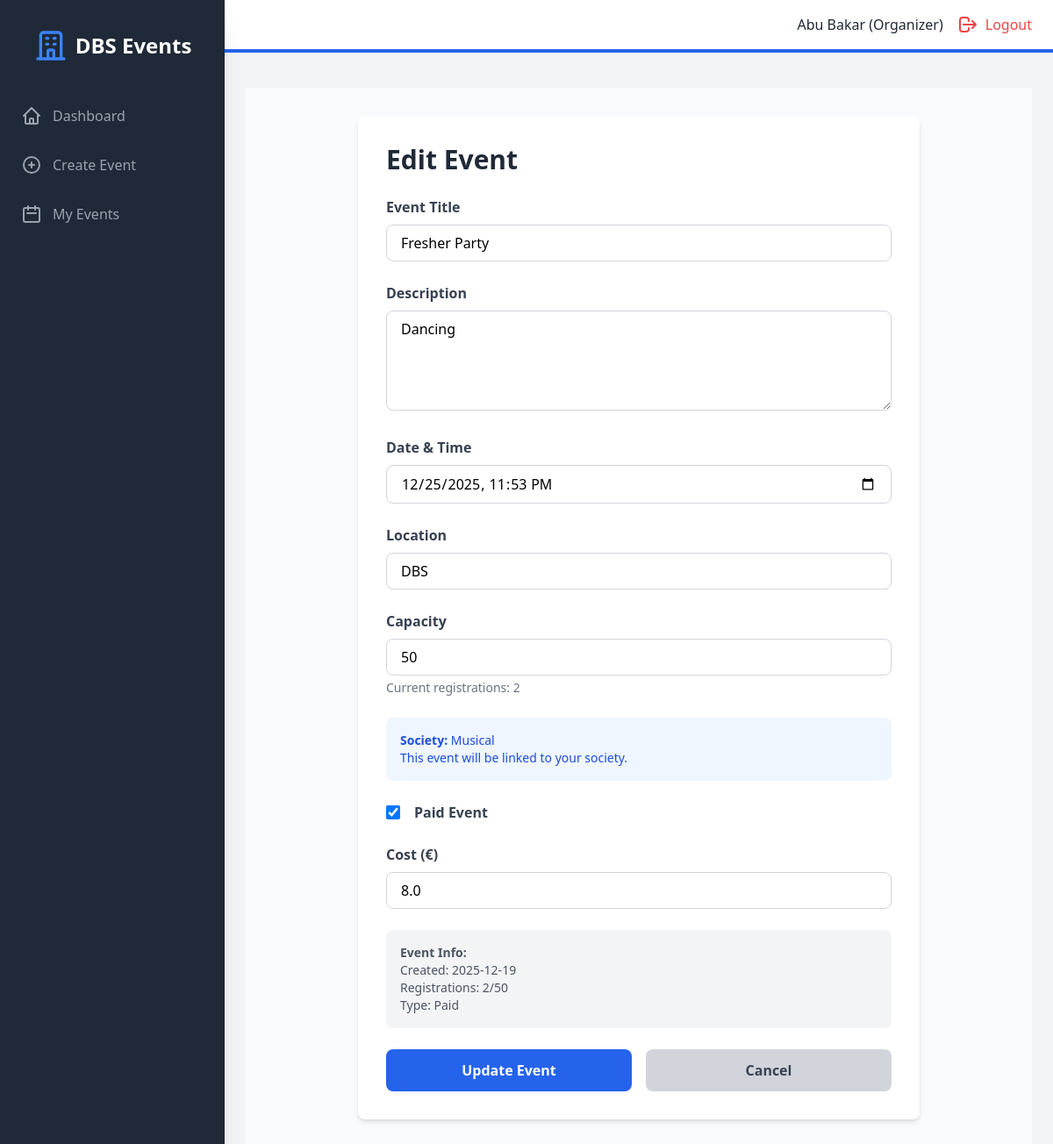
Page /organizer/edit-event/3 (signed in) on the committed database.
### models.py (models this page shows, shortened)
class User(UserMixin, db.Model):
    id = db.Column(db.Integer, primary_key=True)
    student_number = db.Column(db.String(50), unique=True, nullable=True)
    email = db.Column(db.String(120), unique=True, nullable=False)
    password_hash = db.Column(db.String(200), nullable=False)
    name = db.Column(db.String(100), nullable=False)
    role = db.Column(db.String(20), nullable=False)  # superadmin, organizer, student
    created_at = db.Column(db.DateTime, default=datetime.utcnow)
    societies = db.relationship('Society', backref='head', lazy=True)
    events_created = db.relationship('Event', backref='creator', lazy=True)
    registrations = db.relationship('Registration', backref='student', lazy=True)

class Event(db.Model):
    id = db.Column(db.Integer, primary_key=True)
    title = db.Column(db.String(200), nullable=False)
    description = db.Column(db.Text, nullable=True)
    event_date = db.Column(db.DateTime, nullable=False)
    location = db.Column(db.String(200), nullable=False)
    capacity = db.Column(db.Integer, nullable=False)
    is_paid = db.Column(db.Boolean, default=False)
    cost = db.Column(db.Float, default=0.0)
    society_id = db.Column(db.Integer, db.ForeignKey('society.id'), nullable=True)
    created_by = db.Column(db.Integer, db.ForeignKey('user.id'), nullable=False)
    created_at = db.Column(db.DateTime, default=datetime.utcnow)
    registrations = db.relationship('Registration', backref='event', lazy=True, cascade='all, delete-orphan')

class Society(db.Model):
    id = db.Column(db.Integer, primary_key=True)
    name = db.Column(db.String(100), nullable=False, unique=True)
    description = db.Column(db.Text, nullable=True)
    society_head_id = db.Column(db.Integer, db.ForeignKey('user.id'), nullable=False)
    created_at = db.Column(db.DateTime, default=datetime.utcnow)
    events = db.relationship('Event', backref='society', lazy=True)

### backend/routes/organizer.py (the view, shortened to what this page needs)
@organizer_bp.route("/organizer/edit-event/<int:event_id>", methods=["GET", "POST"], endpoint="organizer_edit_event")
@organizer_required
def organizer_edit_event(event_id):
    event = Event.query.get_or_404(event_id)
    if event.created_by != current_user.id:
        flash("Access denied. You can only edit your own events.", "danger")
        return redirect(url_for("organizer.organizer_events"))
    society = Society.query.filter_by(society_head_id=current_user.id).first()
    return render_template("organizer/edit_event.html", event=event, society=society)

### backend/main.py (called while the page is built)
@login_manager.user_loader
def load_user(user_id):
    return User.query.get(int(user_id))

### frontend/templates/organizer/edit_event.html (shortened to what this page needs)
{% extends "base.html" %}
{% block auth_content %}
<div class="min-h-screen bg-gray-50 py-8">
    <div class="max-w-2xl mx-auto px-4">
        <div class="bg-white rounded-lg shadow-md p-8">
            <h2 class="text-3xl font-bold text-gray-800 mb-6">Edit Event</h2>
            <form method="POST" action="{{ url_for('organizer.organizer_edit_event', event_id=event.id) }}">
                <div class="space-y-6">
                    <div>
                        <label for="title" class="block text-gray-700 font-semibold mb-2">Event Title</label>
                        <input type="text" id="title" name="title" value="{{ event.title }}" required
                               class="w-full px-4 py-2 border border-gray-300 rounded-lg focus:ring-2 focus:ring-blue-500 focus:border-transparent">
                    </div>
                    <div>
                        <label for="description" class="block text-gray-700 font-semibold mb-2">Description</label>
                        <textarea id="description" name="description" rows="4" required
                                  class="w-full px-4 py-2 border border-gray-300 rounded-lg focus:ring-2 focus:ring-blue-500 focus:border-transparent">{{ event.description or '' }}</textarea>
                    </div>
                    <div>
                        <label for="event_date" class="block text-gray-700 font-semibold mb-2">Date & Time</label>
                        <input type="datetime-local" id="event_date" name="event_date"
                               value="{{ event.event_date.strftime('%Y-%m-%dT%H:%M') }}" required
                               class="w-full px-4 py-2 border border-gray-300 rounded-lg focus:ring-2 focus:ring-blue-500 focus:border-transparent">
                    </div>
                    <div>
                        <label for="location" class="block text-gray-700 font-semibold mb-2">Location</label>
                        <input type="text" id="location" name="location" value="{{ event.location }}" required
                               class="w-full px-4 py-2 border border-gray-300 rounded-lg focus:ring-2 focus:ring-blue-500 focus:border-transparent">
                    </div>
                    <div>
                        <label for="capacity" class="block text-gray-700 font-semibold mb-2">Capacity</label>
                        <input type="number" id="capacity" name="capacity" value="{{ event.capacity }}" min="1" required
                               class="w-full px-4 py-2 border border-gray-300 rounded-lg focus:ring-2 focus:ring-blue-500 focus:border-transparent">
                        <p class="text-sm text-gray-500 mt-1">Current registrations: {{ event.registrations|length }}</p>
                    </div>
                    {% if society %}
                    <div class="bg-blue-50 p-4 rounded-lg">
                        <p class="text-sm text-blue-700">
                            <strong>Society:</strong> {{ society.name }}<br>
                            This event will be linked to your society.
                        </p>
                    </div>
                    {% endif %}
                    <div class="flex items-center space-x-4">
                        <input type="checkbox" id="is_paid" name="is_paid" {% if event.is_paid %}checked{% endif %}
                               class="w-4 h-4 text-blue-600 border-gray-300 rounded focus:ring-blue-500">
                        <label for="is_paid" class="text-gray-700 font-semibold">Paid Event</label>
                    </div>
                    <div id="cost_field" class="{% if not event.is_paid %}hidden{% endif %}">
                        <label for="cost" class="block text-gray-700 font-semibold mb-2">Cost (€)</label>
                        <input type="number" id="cost" name="cost" value="{{ event.cost }}" min="0" step="0.01"
                               class="w-full px-4 py-2 border border-gray-300 rounded-lg focus:ring-2 focus:ring-blue-500 focus:border-transparent">
                    </div>
                    <div class="bg-gray-100 p-4 rounded-lg">
                        <p class="text-sm text-gray-600">
                            <strong>Event Info:</strong><br>
                            Created: {{ event.created_at.strftime('%Y-%m-%d') if event.created_at else 'N/A' }}<br>
                            Registrations: {{ event.registrations|length }}/{{ event.capacity }}<br>
                            Type: {{ 'Paid' if event.is_paid else 'Free' }}
                        </p>
                    </div>
                    <div class="flex space-x-4">
                        <button type="submit" class="flex-1 bg-blue-600 text-white py-3 px-6 rounded-lg font-semibold hover:bg-blue-700 transition">
                            Update Event
                        </button>
                        <a href="{{ url_for('organizer.organizer_events') }}" class="flex-1 bg-gray-300 text-gray-700 py-3 px-6 rounded-lg font-semibold hover:bg-gray-400 transition text-center">
                            Cancel
                        </a>
                    </div>
                </div>
            </form>
        </div>
    </div>
</div>
{% endblock %}

### frontend/templates/base.html (shortened to what this page needs)
<!DOCTYPE html>
<html lang="en">
<head>
    <script src="https://cdn.tailwindcss.com"></script>
    <link rel="stylesheet" href="{{ url_for('static', filename='css/style.css') }}">
</head>
<body class="bg-gray-100">
    {% if current_user.is_authenticated %}
    <div class="flex h-screen bg-gray-100">
        <div id="sidebar" class="sidebar fixed inset-y-0 left-0 z-30 w-64 bg-gray-800 overflow-y-auto transition duration-300 ease-out md:translate-x-0 md:static md:shadow-xl sidebar-closed">
            <div class="flex items-center justify-center mt-8">
                <div class="flex items-center">
                    <svg class="h-10 w-10 text-blue-500" fill="none" stroke="currentColor" viewBox="0 0 24 24">
                        <path stroke-linecap="round" stroke-linejoin="round" stroke-width="2" d="M19 21V5a2 2 0 00-2-2H7a2 2 0 00-2 2v16m14 0h2m-2 0h-5m-9 0H3m2 0h5M9 7h1m-1 4h1m4-4h1m-1 4h1m-5 10v-5a1 1 0 011-1h2a1 1 0 011 1v5m-4 0h4"></path>
                    </svg>
                    <span class="text-white text-2xl font-semibold ml-2">DBS Events</span>
                </div>
            </div>
            <nav class="mt-10">
                {% if current_user.role == 'superadmin' %}
                    <a class="flex items-center mt-4 py-2 px-6 text-gray-400 hover:bg-gray-700 hover:text-white" href="{{ url_for('admin.admin_dashboard') }}">
                        <svg class="h-6 w-6" fill="none" stroke="currentColor" viewBox="0 0 24 24"><path stroke-linecap="round" stroke-linejoin="round" stroke-width="2" d="M3 12l2-2m0 0l7-7 7 7M5 10v10a1 1 0 001 1h3m10-11l2 2m-2-2v10a1 1 0 01-1 1h-3m-6 0a1 1 0 001-1v-4a1 1 0 011-1h2a1 1 0 011 1v4a1 1 0 001 1m-6 0h6"></path></svg>
                        <span class="mx-3">Dashboard</span>
                    </a>
                    <a class="flex items-center mt-4 py-2 px-6 text-gray-400 hover:bg-gray-700 hover:text-white" href="{{ url_for('admin.admin_organizers') }}">
                        <svg class="h-6 w-6" fill="none" stroke="currentColor" viewBox="0 0 24 24"><path stroke-linecap="round" stroke-linejoin="round" stroke-width="2" d="M17 20h5v-2a3 3 0 00-5.356-1.857M17 20H7m10 0v-2c0-.656-.126-1.283-.356-1.857m0 0a5.002 5.002 0 019.288 0M15 7a3 3 0 11-6 0 3 3 0 016 0zm6 3a2 2 0 11-4 0 2 2 0 014 0zM7 10a2 2 0 11-4 0 2 2 0 014 0z"></path></svg>
                        <span class="mx-3">Organizers</span>
                    </a>
                    <a class="flex items-center mt-4 py-2 px-6 text-gray-400 hover:bg-gray-700 hover:text-white" href="{{ url_for('admin.admin_students') }}">
                        <svg class="h-6 w-6" fill="none" stroke="currentColor" viewBox="0 0 24 24"><path stroke-linecap="round" stroke-linejoin="round" stroke-width="2" d="M12 4.354a4 4 0 110 5.292M15 21H3v-1a6 6 0 0112 0v1zm0 0h6v-1a6 6 0 00-9-5.197M13 7a4 4 0 11-8 0 4 4 0 018 0z"></path></svg>
                        <span class="mx-3">Students</span>
                    </a>
                    <a class="flex items-center mt-4 py-2 px-6 text-gray-400 hover:bg-gray-700 hover:text-white" href="{{ url_for('admin.admin_societies') }}">
                        <svg class="h-6 w-6" fill="none" stroke="currentColor" viewBox="0 0 24 24"><path stroke-linecap="round" stroke-linejoin="round" stroke-width="2" d="M19 21V5a2 2 0 00-2-2H7a2 2 0 00-2 2v16m14 0h2m-2 0h-5m-9 0H3m2 0h5M9 7h1m-1 4h1m4-4h1m-1 4h1m-5 10v-5a1 1 0 011-1h2a1 1 0 011 1v5m-4 0h4"></path></svg>
                        <span class="mx-3">Societies</span>
                    </a>
                    <a class="flex items-center mt-4 py-2 px-6 text-gray-400 hover:bg-gray-700 hover:text-white" href="{{ url_for('admin.admin_events') }}">
                        <svg class="h-6 w-6" fill="none" stroke="currentColor" viewBox="0 0 24 24"><path stroke-linecap="round" stroke-linejoin="round" stroke-width="2" d="M8 7V3m8 4V3m-9 8h10M5 21h14a2 2 0 002-2V7a2 2 0 00-2-2H5a2 2 0 00-2 2v12a2 2 0 002 2z"></path></svg>
                        <span class="mx-3">All Events</span>
                    </a>
                {% elif current_user.role == 'organizer' %}
                    <a class="flex items-center mt-4 py-2 px-6 text-gray-400 hover:bg-gray-700 hover:text-white" href="{{ url_for('organizer.organizer_dashboard') }}">
                        <svg class="h-6 w-6" fill="none" stroke="currentColor" viewBox="0 0 24 24"><path stroke-linecap="round" stroke-linejoin="round" stroke-width="2" d="M3 12l2-2m0 0l7-7 7 7M5 10v10a1 1 0 001 1h3m10-11l2 2m-2-2v10a1 1 0 01-1 1h-3m-6 0a1 1 0 001-1v-4a1 1 0 011-1h2a1 1 0 011 1v4a1 1 0 001 1m-6 0h6"></path></svg>
                        <span class="mx-3">Dashboard</span>
                    </a>
                    <a class="flex items-center mt-4 py-2 px-6 text-gray-400 hover:bg-gray-700 hover:text-white" href="{{ url_for('organizer.organizer_add_event') }}">
                        <svg class="h-6 w-6" fill="none" stroke="currentColor" viewBox="0 0 24 24"><path stroke-linecap="round" stroke-linejoin="round" stroke-width="2" d="M12 9v3m0 0v3m0-3h3m-3 0H9m12 0a9 9 0 11-18 0 9 9 0 0118 0z"></path></svg>
                        <span class="mx-3">Create Event</span>
                    </a>
                    <a class="flex items-center mt-4 py-2 px-6 text-gray-400 hover:bg-gray-700 hover:text-white" href="{{ url_for('organizer.organizer_dashboard') }}">
                        <svg class="h-6 w-6" fill="none" stroke="currentColor" viewBox="0 0 24 24"><path stroke-linecap="round" stroke-linejoin="round" stroke-width="2" d="M8 7V3m8 4V3m-9 8h10M5 21h14a2 2 0 002-2V7a2 2 0 00-2-2H5a2 2 0 00-2 2v12a2 2 0 002 2z"></path></svg>
                        <span class="mx-3">My Events</span>
                    </a>
                {% endif %}
            </nav>
        </div>
        <div class="flex-1 flex flex-col overflow-hidden">
            <header class="flex justify-between items-center py-4 px-6 bg-white border-b-4 border-blue-600">
                <div class="flex items-center">
                    <span class="text-gray-800 mr-4">{{ current_user.name }} ({{ current_user.role | capitalize }})</span>
                    <a href="{{ url_for('public.logout') }}" class="flex items-center text-red-500 hover:text-red-700">
                        <svg class="h-6 w-6" fill="none" stroke="currentColor" viewBox="0 0 24 24"><path stroke-linecap="round" stroke-linejoin="round" stroke-width="2" d="M17 16l4-4m0 0l-4-4m4 4H7m6 4v1a3 3 0 01-3 3H6a3 3 0 01-3-3v-10a3 3 0 013-3h4a3 3 0 013 3v1"></path></svg>
                        <span class="ml-2 hidden sm:inline">Logout</span>
                    </a>
                </div>
            </header>
            <div class="px-6 pt-4">
            </div>
            <main class="flex-1 overflow-x-hidden overflow-y-auto bg-gray-100 p-6">
                {% block auth_content %}{% endblock %}
            </main>
        </div>
    </div>
    {% endif %}
</body>
</html>

### frontend/static/css/style.css (style rules this page uses)
body { font-family: 'Segoe UI', Tahoma, Geneva, Verdana, sans-serif; }
a, button { transition: all 0.3s ease; }

### frontend/templates/base.html (style rules this page uses)
.sidebar { transition: transform 0.3s ease-in-out; }
.sidebar-closed { transform: translateX(-100%); }
@media (min-width: 768px) { .sidebar-closed { transform: translateX(0); } }

### rows in the picture
User: name "Abu Bakar", role "Organizer"
Event: title "Fresher Party", description "Dancing", event_date "12/25/2025 23:53", location "DBS", capacity "50", is_paid "☑", cost "8.0", created_at "2025-12-19", is_paid "Paid"
Society: name "Musical"

### other values in the picture
{{ event.registrations|length }} "2"
